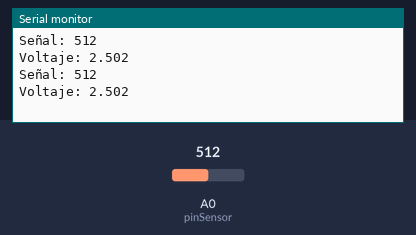
This sketch was run on a simulated Arduino Uno, built with avr-gcc and run on an emulated ATmega328P. Parts: the last lines printed to the serial monitor. Inputs (shaded band) come from the test bench; at power-on: A0 (pinSensor) = 512.

Above: at 1.8 s.
1.9 s: A0 (pinSensor) set to 716
At 2.7 s:
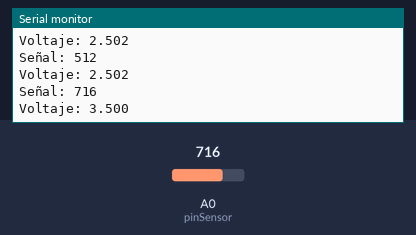
3.4 s: A0 (pinSensor) set to 900
At 4.8 s:
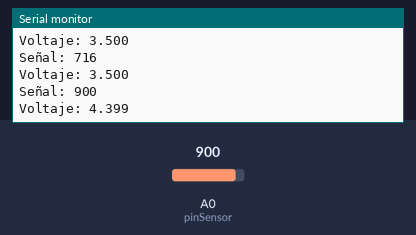
Timing chart, 0 to 6.4 s (numbered marks = the images above; inputs shaded):
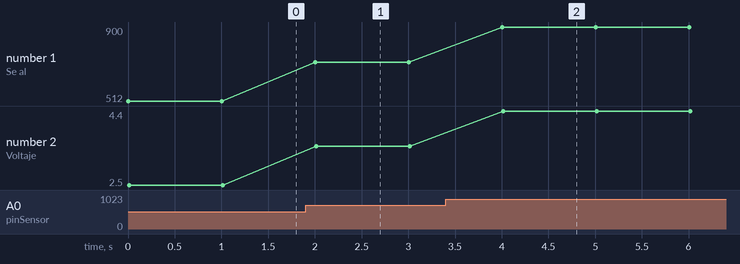

The sketch:

prueba_mpx_ina.ino
```cpp
const int pinSensor = A0;

float valorSensor = 0;
float voltaje = 0;
float voltajeMax = 3.0;

void setup() {

  Serial.begin(9600);

}

void loop() {

  int valorSensor = analogRead(pinSensor);
  float voltaje = valorSensor * (5.0/1023.0);
  float voltajeAbs = fabs(voltaje);

  Serial.print("Señal: ");
  Serial.println(valorSensor);
  Serial.print("Voltaje: ");
  Serial.println(voltajeAbs, 3);

  delay(1000);

}
```

Measured:
- after the input at 1.9 s, the serial monitor: prints a new line after 0.10 s (image 1)
- after the input at 3.4 s, the serial monitor: prints a new line after 0.60 s (image 2)
- plotted number 1: 512 → 716 after the input at 1.9 s, 716 → 900 after the input at 3.4 s
- plotted number 2: 2.5 → 3.5 after the input at 1.9 s, 3.5 → 4.4 after the input at 3.4 s
